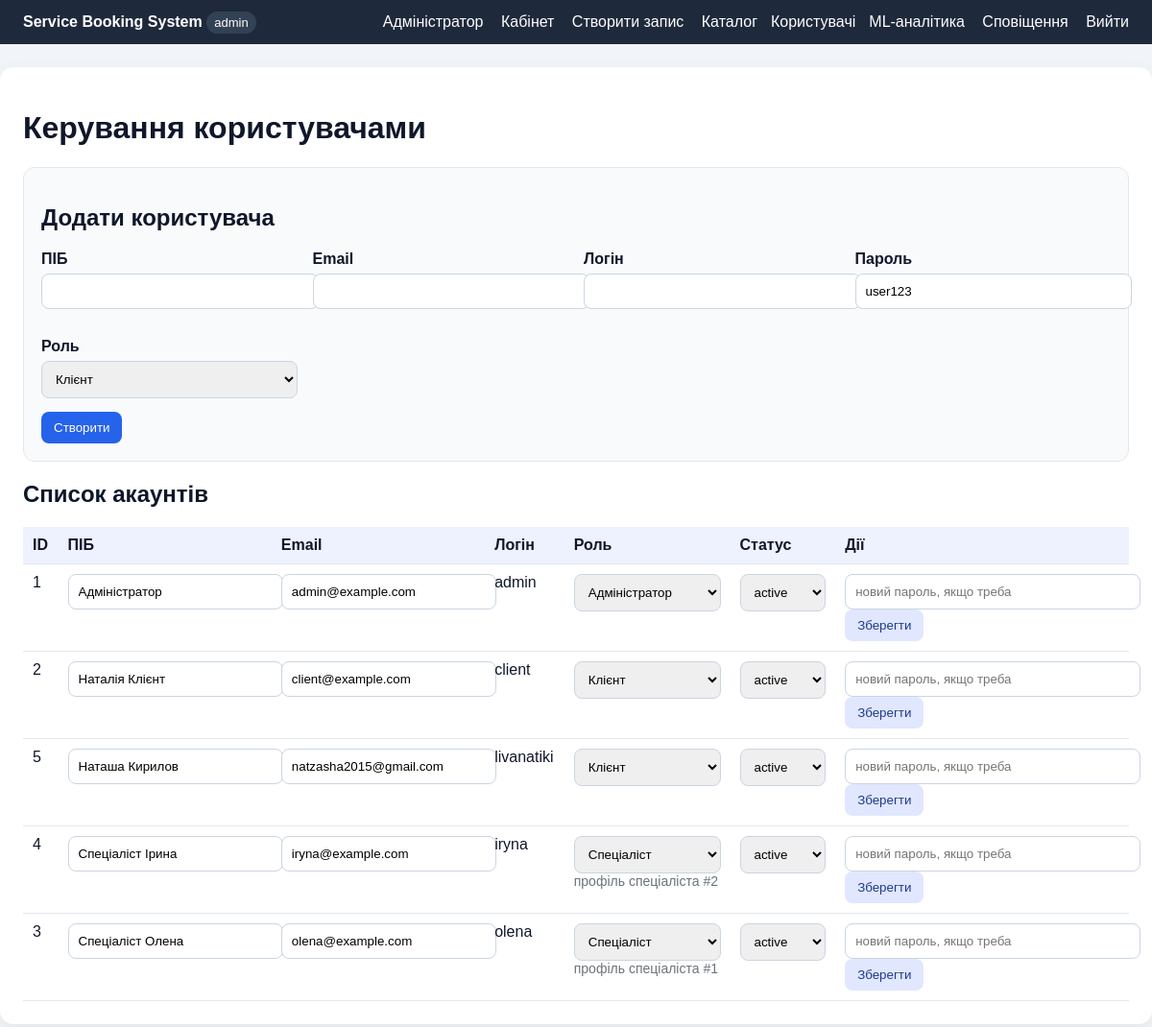
The app's page /users (signed in) with its own data.
### tables this page shows
CREATE TABLE users (
        id INTEGER PRIMARY KEY AUTOINCREMENT,
        name TEXT NOT NULL,
        email TEXT NOT NULL,
        login TEXT NOT NULL UNIQUE,
        password_hash TEXT NOT NULL,
        role TEXT NOT NULL CHECK(role IN ('client', 'admin', 'specialist')),
        status TEXT DEFAULT 'active',
        created_at TEXT DEFAULT CURRENT_TIMESTAMP
    );

CREATE TABLE specialists (
        id INTEGER PRIMARY KEY AUTOINCREMENT,
        user_id INTEGER NOT NULL,
        specialization TEXT NOT NULL,
        work_start TEXT DEFAULT '09:00',
        work_end TEXT DEFAULT '17:00',
        FOREIGN KEY(user_id) REFERENCES users(id)
    );

### app/app.py (the view)
    @app.route("/users")
    @login_required
    @role_required("admin")
    def users_admin():
        conn = get_connection()
        users = conn.execute("""
            SELECT u.*, sp.id AS specialist_id, sp.specialization
            FROM users u
            LEFT JOIN specialists sp ON sp.user_id = u.id
            ORDER BY u.role, u.name
        """).fetchall()
        conn.close()
        return render_template("users.html", users=users)

### app/db.py (called while the page is built)
def get_connection():
    DB_PATH.parent.mkdir(exist_ok=True)
    conn = sqlite3.connect(DB_PATH)
    conn.row_factory = sqlite3.Row
    return conn

### app/templates/users.html
{% extends 'base.html' %}
{% block content %}
<h1>Керування користувачами</h1>
<div class="card">
<h2>Додати користувача</h2>
<form method="post" action="{{ url_for('add_user') }}">
    <div class="cards">
        <div class="form-row"><label>ПІБ</label><input name="name" required></div>
        <div class="form-row"><label>Email</label><input type="email" name="email" required></div>
        <div class="form-row"><label>Логін</label><input name="login" required></div>
        <div class="form-row"><label>Пароль</label><input name="password" value="user123" required></div>
        <div class="form-row"><label>Роль</label><select name="role"><option value="client">Клієнт</option><option value="admin">Адміністратор</option></select></div>
    </div>
    <button class="btn" type="submit">Створити</button>
</form>
</div>
<h2>Список акаунтів</h2>
<table>
<tr><th>ID</th><th>ПІБ</th><th>Email</th><th>Логін</th><th>Роль</th><th>Статус</th><th>Дії</th></tr>
{% for u in users %}
<tr>
<form method="post" action="{{ url_for('update_user', user_id=u.id) }}">
<td>{{ u.id }}</td>
<td><input name="name" value="{{ u.name }}"></td>
<td><input type="email" name="email" value="{{ u.email }}"></td>
<td>{{ u.login }}</td>
<td>
    <select name="role">
        <option value="client" {% if u.role=='client' %}selected{% endif %}>Клієнт</option>
        <option value="admin" {% if u.role=='admin' %}selected{% endif %}>Адміністратор</option>
        <option value="specialist" {% if u.role=='specialist' %}selected{% endif %}>Спеціаліст</option>
    </select>
    {% if u.specialist_id %}<div class="muted">профіль спеціаліста #{{ u.specialist_id }}</div>{% endif %}
</td>
<td><select name="status"><option value="active" {% if u.status=='active' %}selected{% endif %}>active</option><option value="blocked" {% if u.status=='blocked' %}selected{% endif %}>blocked</option></select></td>
<td><input name="password" placeholder="новий пароль, якщо треба"><button class="btn light" type="submit">Зберегти</button></td>
</form>
</tr>
{% endfor %}
</table>
{% endblock %}

### app/templates/base.html (shortened to what this page needs)
<!doctype html>
<html lang="uk">
<head>
</head>
<body>
<div class="nav">
    <div><strong>Service Booking System</strong> {% if session.role %}<span class="role">{{ session.role }}</span>{% endif %}</div>
    <div>
        {% if session.user_id %}
            <span>{{ session.name }}</span>
            <a href="{{ url_for('dashboard') }}">Кабінет</a>
            {% if session.role in ['client','admin'] %}<a href="{{ url_for('new_booking') }}">Створити запис</a>{% endif %}
            {% if session.role == 'admin' %}<a href="{{ url_for('catalog') }}">Каталог</a><a href="{{ url_for('users_admin') }}">Користувачі</a><a href="{{ url_for('analytics') }}">ML-аналітика</a>{% endif %}
            <a href="{{ url_for('notifications') }}">Сповіщення</a>
            <a href="{{ url_for('logout') }}">Вийти</a>
        {% else %}
            <a href="{{ url_for('login') }}">Вхід</a>
            <a href="{{ url_for('register') }}">Реєстрація</a>
        {% endif %}
    </div>
</div>
<div class="container">
    {% block content %}{% endblock %}
</div>
</body>
</html>

### app/templates/base.html (style rules this page uses)
body { font-family:Arial,sans-serif;margin:0;background:#f1f5f9;color:#0f172a }
.nav { background:#1e293b;color:white;padding:14px 24px;display:flex;justify-content:space-between;align-items:center }
.nav a { color:white;margin-left:14px;text-decoration:none }
.container { max-width:1180px;margin:24px auto;background:white;padding:24px;border-radius:14px;box-shadow:0 6px 20px #0001 }
table { width:100%;border-collapse:collapse;margin-top:16px }
th,td { padding:10px;border-bottom:1px solid #e5e7eb;text-align:left;vertical-align:top }
th { background:#eef2ff }
.btn { border:0;border-radius:8px;padding:9px 13px;background:#2563eb;color:white;cursor:pointer;text-decoration:none;display:inline-block }
.btn.light { background:#e0e7ff;color:#1e3a8a }
.cards { display:grid;grid-template-columns:repeat(auto-fit,minmax(230px,1fr));gap:16px }
.card { background:#f8fafc;border:1px solid #e5e7eb;padding:18px;border-radius:12px }
.form-row { margin-bottom:14px }
label { display:block;font-weight:600;margin-bottom:6px }
input,select { width:100%;padding:10px;border:1px solid #cbd5e1;border-radius:8px }
.muted { color:#6b7280;font-size:14px }
.role { font-size:13px;background:#334155;padding:4px 8px;border-radius:999px }

### records on screen
users: name "Адміністратор", id "1", email "admin@example.com", login "admin", role "Адміністратор", status "active"
users: id "2", name "Наталія Клієнт", email "client@example.com", login "client", role "Клієнт", status "active"
users: id "5", name "Наташа Кирилов", email "natzasha2015@gmail.com", login "livanatiki", role "Клієнт", status "active"
specialists: id "4", name "Спеціаліст Ірина", email "iryna@example.com", login "iryna", specialist_id "2"
specialists: id "3", name "Спеціаліст Олена", email "olena@example.com", login "olena", specialist_id "1"

### other values on screen
{{ session.role }} "admin"
